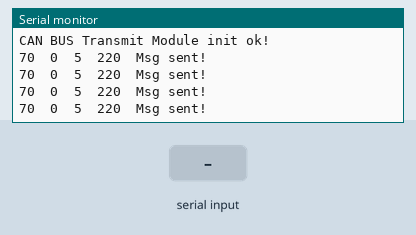
Simulated run of this sketch. Board: Arduino Zero (SAMD21). Parts: the last lines printed to the serial monitor. Inputs (shaded band) come from the test bench.

Above: at 1.8 s.
1.9 s: "90,45\n" received over Serial
At 3.3 s:
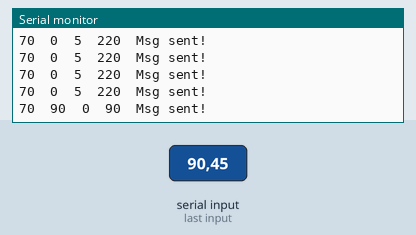
3.4 s: "30,150\n" received over Serial
At 4.9 s:
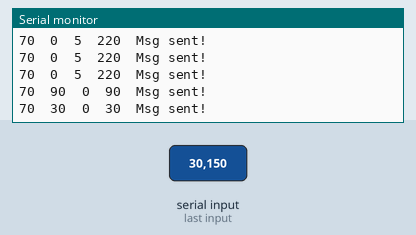
Timing chart, 0 to 6.4 s (numbered marks = the images above; inputs shaded):
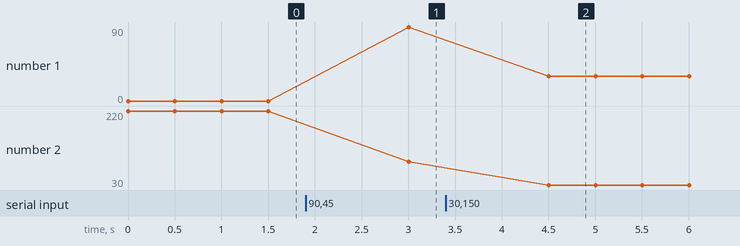

Measured:
- after the input at 1.9 s, the serial monitor: prints a new line after 1.1 s (image 1)
- after the input at 3.4 s, the serial monitor: prints a new line after 1.1 s (image 2)
- plotted number 1: 0 → 90 after the input at 1.9 s, 90 → 30 after the input at 3.4 s
- plotted number 2: 220 → 90 after the input at 1.9 s, 90 → 30 after the input at 3.4 s

The sketch:

WriteTransmitter.ino
```cpp
#include <mcp_can.h>
#include <SPI.h>

#ifdef ARDUINO_SAMD_VARIANT_COMPLIANCE
  #define SERIAL SerialUSB
#else
  #define SERIAL Serial
#endif

const int SPI_CS_PIN = 10;
MCP_CAN CAN(SPI_CS_PIN);

long unsigned int ID = 0x70;
unsigned char msg[2] = {0x05,0xDC};
int len = sizeof(msg);
int input;

void setup()
{
  SERIAL.begin(115200);

  while (CAN_OK != CAN.begin(CAN_500KBPS, MCP_8MHz))
  {
    SERIAL.println("CAN BUS Transmit Module init fail");
    SERIAL.println("Retrying...");
    delay(100);
  }
  SERIAL.println("CAN BUS Transmit Module init ok!");
}

void loop()
{
  if (Serial.available())
  {
  input = Serial.readString().toInt();
    if(input)
    {
      msg[0] = input >> 8;
      msg[1] = input;
    }
  }

  Serial.print(ID, HEX);
  Serial.print("\t");
  Serial.print(input);
  Serial.print("\t");

  for(int i = 0; i<len; i++)
  {
    Serial.print(msg[i]);
    Serial.print("\t");
  }

  CAN.sendMsgBuf(ID,0,2,msg);

  Serial.println("Msg sent!");
  delay(500);
}
```
